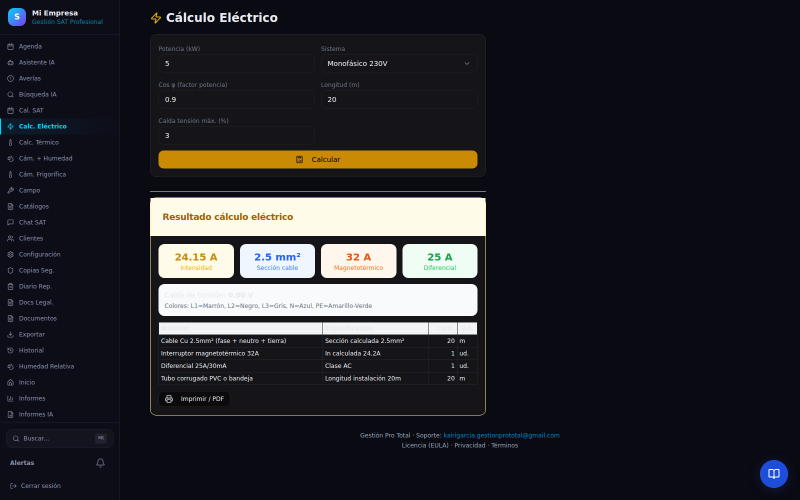
#> input picture distribucion/COMERCIAL/capturas/calc-electrico.png, 1600 x 1000 px, given in place of logo-512.png, which was not available (shown at 1/2 size)
$ python gen-video-comercial.py
#> lines starting #> are read from the running program, lines starting #| are printed output that depends on the picture; pictures that were not available may be replaced by others from this repository, and a replacement may not be noted
#!/usr/bin/env python3
# -*- coding: utf-8 -*-
"""Video de presentacion comercial de Gestion Pro Total (MP4 1080p).
Abre con una recreacion fiel de la PANTALLA DE INICIO del programa (con su logo)."""
import numpy as np
from PIL import Image, ImageDraw, ImageFont
import imageio.v2 as imageio

W, H = 1920, 1080
FPS = 24
FADE = int(0.6 * FPS)

FONT = "/usr/share/fonts/truetype/dejavu/DejaVuSans.ttf"
BOLD = "/usr/share/fonts/truetype/dejavu/DejaVuSans-Bold.ttf"
MONO = "/usr/share/fonts/truetype/dejavu/DejaVuSansMono-Bold.ttf"

NAVY_TOP = (16, 40, 71); NAVY_BOT = (8, 20, 38)
BLUE = (46, 130, 214); CYAN = (96, 178, 235)
WHITE = (240, 246, 252); GREY = (170, 188, 208); GOLD = (240, 190, 78)
# colores UI de la app (tailwind)
SLATE900 = (15, 23, 42); BLUE700 = (29, 78, 216); BLUE100 = (219, 234, 254)
SLATE600 = (71, 85, 105); SLATE400 = (148, 163, 184); SLATE300 = (203, 213, 225)
SLATE200 = (226, 232, 240); SLATE50 = (248, 250, 252)
GREEN = (22, 163, 74); SKY300 = (125, 211, 252); BLUE50 = (239, 246, 255)
BLUE600 = (37, 99, 235); INK = (30, 41, 59)

def font(sz, bold=True): return ImageFont.truetype(BOLD if bold else FONT, sz)
def mono(sz): return ImageFont.truetype(MONO, sz)

def make_base():
    top = np.array(NAVY_TOP, float); bot = np.array(NAVY_BOT, float)
    grad = np.zeros((H, W, 3), np.uint8)
    for y in range(H):
        t = y/(H-1); grad[y,:,:] = (top*(1-t)+bot*t).astype(np.uint8)
    base = Image.fromarray(grad); d = ImageDraw.Draw(base, "RGBA")
#> after `base = Image.fromarray(grad)`:
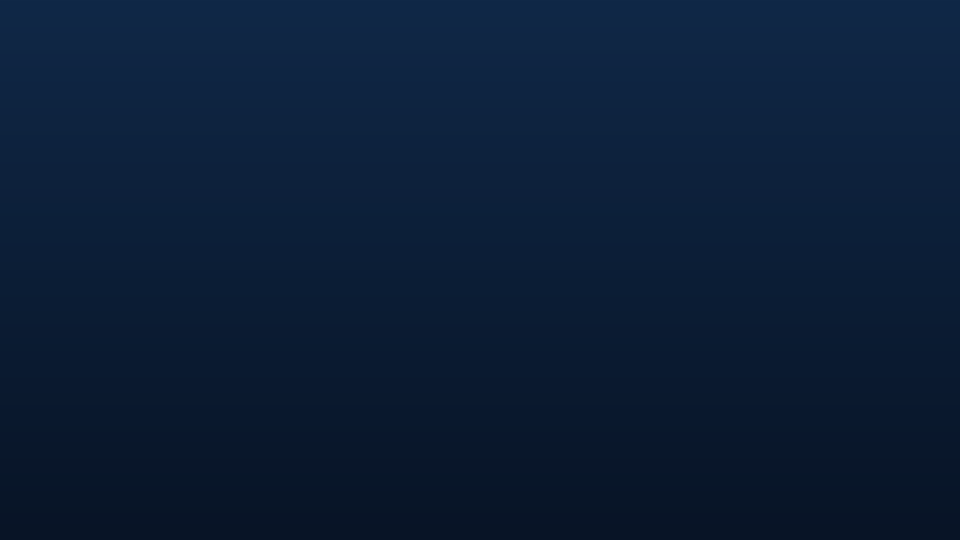
#> base: PIL image 1920x1080 RGB (shown at 1/2 size); mean R, G, B 11.5, 29.5, 54
    d.polygon([(0,H),(0,H-280),(W,H-470),(W,H)], fill=(46,130,214,26))
    d.polygon([(0,H),(0,H-150),(W,H-300),(W,H)], fill=(96,178,235,18))
    for r,a in [(520,10),(360,12),(220,14)]:
        d.ellipse([W-260-r,-r-120,W-260+r,-120+r], outline=(96,178,235,a), width=3)
    return base
BASE = make_base()

def load_logo():
    lg = Image.open("/home/user/gestion-pro-total-mantenimiento-e-instalaciones/public/logo-512.png").convert("RGBA")
    b = lg.getbbox()
    return lg.crop(b) if b else lg
LOGO = load_logo()
#> in load_logo, `b = lg.getbbox()`: b = (0, 0, 1600, 1000)

def paste_logo(img, max_w, cx, cy):
    lg = LOGO.copy(); r = max_w/lg.width
    lg = lg.resize((int(lg.width*r), int(lg.height*r)), Image.LANCZOS)
    img.paste(lg, (int(cx-lg.width/2), int(cy-lg.height/2)), lg); return lg.height

def ctext(d, cx, y, t, f, fill):
    w = d.textlength(t, font=f); d.text((cx-w/2, y), t, font=f, fill=fill)

def wrap(d, text, f, mw):
    out, cur = [], ""
    for w in text.split():
        t = (cur+" "+w).strip()
        if d.textlength(t, font=f) <= mw: cur = t
        else:
            if cur: out.append(cur)
            cur = w
    if cur: out.append(cur)
    return out

# ============== PANTALLA DE INICIO DEL PROGRAMA (recreacion fiel) ==============
# [65 lines left out: function slide_startscreen, not called in this run]

# ============== Diapositivas de contenido ==============
def slide_cover():
    img = BASE.copy(); d = ImageDraw.Draw(img, "RGBA")
    paste_logo(img, 560, W/2, 360)
    ctext(d, W/2, 600, "GESTIÓN PRO TOTAL", font(86), WHITE)
    ctext(d, W/2, 720, "Software de gestión integral para", font(40, False), GREY)
    ctext(d, W/2, 772, "mantenimiento e instalaciones", font(40, False), GREY)
    d.rounded_rectangle([W/2-180, 850, W/2+180, 858], 4, fill=BLUE)
    ctext(d, W/2, 900, "Web   ·   Windows   ·   macOS   ·   Linux   ·   Android", font(34), CYAN)
    return np.array(img)

def slide_title_big(title, subtitle):
    img = BASE.copy(); d = ImageDraw.Draw(img, "RGBA")
    d.rounded_rectangle([160, 360, 174, 470], 6, fill=BLUE)
    d.text((210, 360), title, font=font(72), fill=WHITE)
    y = 500
    for ln in wrap(d, subtitle, font(44, False), W-440):
        d.text((210, y), ln, font=font(44, False), fill=GREY); y += 64
    return np.array(img)

def header(d, title):
    d.rounded_rectangle([160, 150, 174, 250], 6, fill=BLUE)
    d.text((210, 158), title, font=font(64), fill=WHITE)
    d.line([(210, 270),(W-160, 270)], fill=(96,178,235,90), width=2)

def slide_bullets(title, bullets, marker="check"):
    img = BASE.copy(); d = ImageDraw.Draw(img, "RGBA")
    header(d, title); y = 360
    step = (H-460)/max(len(bullets),1)
    for b in bullets:
        cx, cy = 230, y+22
        if marker == "check":
            d.ellipse([cx-22,cy-22,cx+22,cy+22], fill=(46,130,214,255))
            d.line([(cx-9,cy+1),(cx-2,cy+9)], fill=WHITE, width=5)
            d.line([(cx-2,cy+9),(cx+11,cy-9)], fill=WHITE, width=5)
        else:
            d.polygon([(cx,cy-18),(cx+18,cy),(cx,cy+18),(cx-18,cy)], fill=CYAN)
        d.text((cx+50, y), b, font=font(42, False), fill=WHITE); y += step
    return np.array(img)

def slide_plans():
    img = BASE.copy(); d = ImageDraw.Draw(img, "RGBA")
    header(d, "Planes y licencias")
    plans = [("DEMO","Gratis","7 días de prueba",False),("MENSUAL","19 €","al mes",False),
             ("ANUAL","149 €","2 meses gratis",True),("PERPETUO","599 €","pago único",False),
             ("ESTUDIANTES","Gratis","con matrícula",False),("EMPRESA","desde 49 €","varios equipos",False)]
    cols=3; gw,gh=480,270; gx=(W-cols*gw)/(cols+1); gy=50; y0=340
    for i,(name,price,note,star) in enumerate(plans):
        r,c = divmod(i,cols); x=gx+c*(gw+gx); y=y0+r*(gh+gy)
        border = GOLD if star else (96,178,235,120)
        fill = (46,130,214,40) if star else (255,255,255,12)
        d.rounded_rectangle([x,y,x+gw,y+gh],22,fill=fill,outline=border,width=4 if star else 2)
        if star: ctext(d, x+gw/2, y+18, "★  EL MÁS ELEGIDO", font(24), GOLD)
        ctext(d, x+gw/2, y+70, name, font(40), WHITE)
        ctext(d, x+gw/2, y+130, price, font(58), GOLD if star else CYAN)
        ctext(d, x+gw/2, y+205, note, font(28, False), GREY)
    return np.array(img)

def slide_close():
    img = BASE.copy(); d = ImageDraw.Draw(img, "RGBA")
    ctext(d, W/2, 250, "Prueba 7 días gratis", font(80), WHITE)
    ctext(d, W/2, 380, "Si no te ahorra tiempo, no pagas nada.", font(44, False), GREY)
    d.rounded_rectangle([W/2-220, 470, W/2+220, 478], 4, fill=BLUE)
    paste_logo(img, 360, W/2, 660)
    ctext(d, W/2, 830, "kairigarcia.gestionprototal@gmail.com", font(40), CYAN)
    ctext(d, W/2, 900, "Gestión Pro Total · Empieza hoy", font(32, False), GREY)
    return np.array(img)

# Apertura: CAPTURA REAL de la pantalla de inicio (si existe), si no, la recreacion
import os
_real = "/home/user/gestion-pro-total-mantenimiento-e-instalaciones/distribucion/COMERCIAL/capturas/portada-inicio-real.png"
opening = np.array(Image.open(_real).convert("RGB")) if os.path.exists(_real) else slide_startscreen()
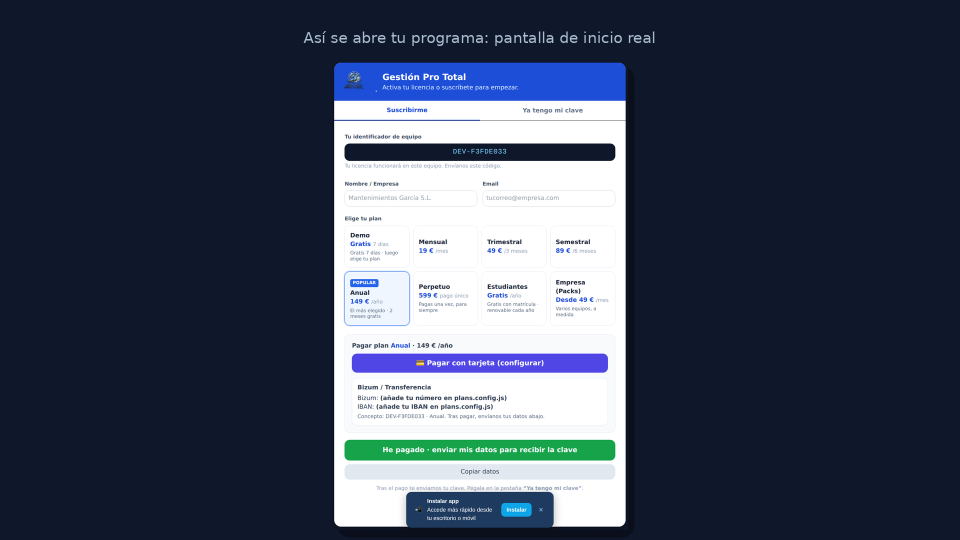
#> input picture distribucion/COMERCIAL/capturas/portada-inicio-real.png, 1920 x 1080 px, found by its file name (shown at 1/2 size)
#> opening is the input picture: shape (1080, 1920, 3); mean R, G, B 62.9, 71.9, 90.3

slides = [
    (opening, 5.5),
    (slide_cover(), 3.8),
    (slide_title_big("Todo tu negocio en una sola app",
        "Clientes, presupuestos, facturas y agenda. Funciona incluso sin internet."), 4.5),
    (slide_bullets("Problemas que resuelve", [
        "Papeles y hojas de Excel desordenadas",
        "Presupuestos lentos de hacer y de cobrar",
        "Mantenimientos que se olvidan",
        "No saber qué clientes son rentables"], marker="diamond"), 5.0),
    (slide_bullets("Todo en uno", [
        "Clientes, proyectos y agenda",
        "Presupuestos y facturas en un clic",
        "Mantenimientos y SAT (partes y portal del cliente)",
        "Inventario, repuestos y proveedores",
        "Técnicos en campo: jornada, rutas y partes"]), 5.5),
    (slide_bullets("Calculadoras técnicas", [
        "Eléctrica y esquemas de cableado",
        "Climatización y análisis de potencia",
        "Térmica y cámaras frigoríficas",
        "Solar fotovoltaica con datos PVGIS"]), 5.0),
    (slide_title_big("Inteligencia Artificial integrada",
        "Genera presupuestos, informes y planificación. Búsqueda inteligente en lenguaje natural."), 4.5),
    (slide_bullets("Funciona en todas partes", [
        "Windows, macOS, Linux, Android y web",
        "Online y sin conexión (offline)",
        "Actualización automática",
        "PDFs y portal del cliente con tu logo"]), 5.0),
    (slide_bullets("Lo que ganas", [
        "Ahorras tiempo: de presupuesto a factura al instante",
        "Cobras antes: control de pendientes y avisos",
        "No pierdes mantenimientos: agenda recurrente",
        "Imagen profesional ante tus clientes"]), 5.0),
    (slide_plans(), 6.0),
    (slide_close(), 5.0),
]
#> in wrap, `out, cur = [], ""`: cur = ''
#> the loop in slide_title_big, `for ln in wrap(d, subtitle, font(44, False), W-440):` made 2 passes
#> y on pass 1: 564
#> (ln, y) on pass 2: ('internet.', 628)
#> after the loop in slide_title_big, `for ln in wrap(d, subtitle, font(44, False), W-440):`: y = 628
#> in slide_bullets, `step = (H-460)/max(len(bullets),1)`: step = 155
#> the loop in slide_bullets, `for b in bullets:` made 4 passes
#> (b, cy, y) on passes 1 to 4: ('Papeles y hojas de Excel desordenadas', 382, 515), ('Presupuestos lentos de hacer y de cobrar', 537, 670), ('Mantenimientos que se olvidan', 692, 825), ('No saber qué clientes son rentables', 847, 980)
#> after the loop in slide_bullets, `for b in bullets:`: y = 980
#> the loop in slide_bullets (call 2), `for b in bullets:` made 5 passes
#> (b, cy, y) on passes 1, 2, 4: ('Clientes, proyectos y agenda', 382, 484), ('Presupuestos y facturas en un clic', 506, 608), ('Inventario, repuestos y proveedores', 754, 856)
#> (cy, y) on passes 3, 5: (630, 732), (878, 980)
#> call 2 of slide_title_big, with title = 'Inteligencia Artificial integrada'
#> the loop in slide_title_big (call 2), `for ln in wrap(d, subtitle, font(44, False), W-440):` made 2 passes
#> after the loop in slide_title_big (call 2), `for ln in wrap(d, subtitle, font(44, False), W-440):`: y = 628
#> in slide_title_big (call 2), `return np.array(img)`:
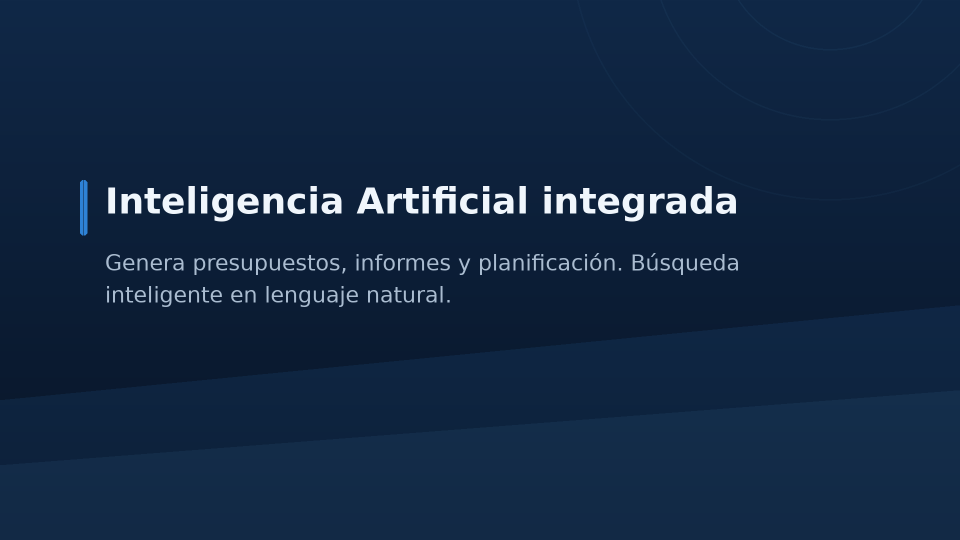
#> returned value: shape (1080, 1920, 3) (shown at 1/2 size); mean of channels 0, 1, 2 18.7, 39.8, 66.8; drawn as R, G, B
#> call 4 of slide_bullets, with title = 'Funciona en todas partes', marker = 'check'
#> the loop in slide_bullets (call 4), `for b in bullets:` made 4 passes
#> after the loop in slide_bullets (call 4), `for b in bullets:`: y = 980
#> in slide_bullets (call 4), `return np.array(img)`:
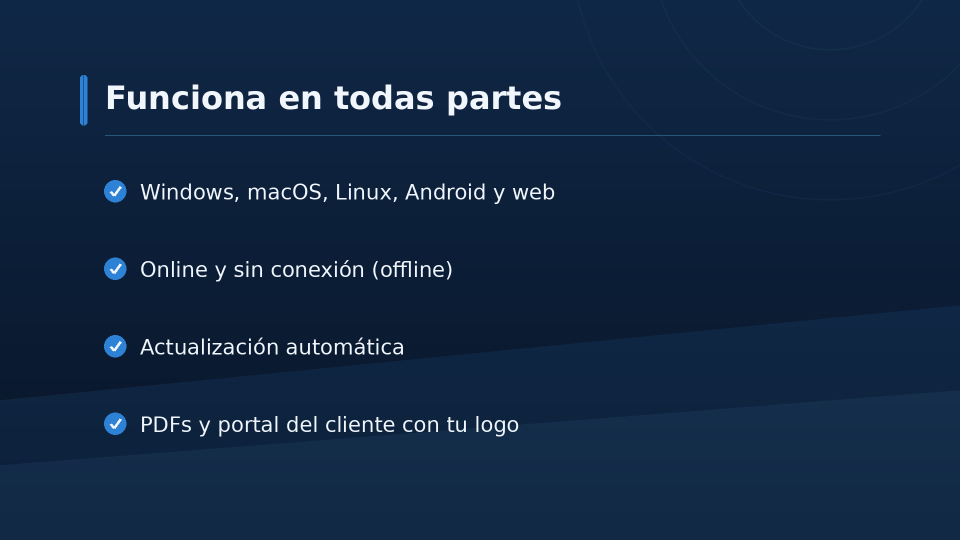
#> returned value: shape (1080, 1920, 3) (shown at 1/2 size); mean of channels 0, 1, 2 18.7, 39.9, 67; drawn as R, G, B
#> in slide_plans, `return np.array(img)`:
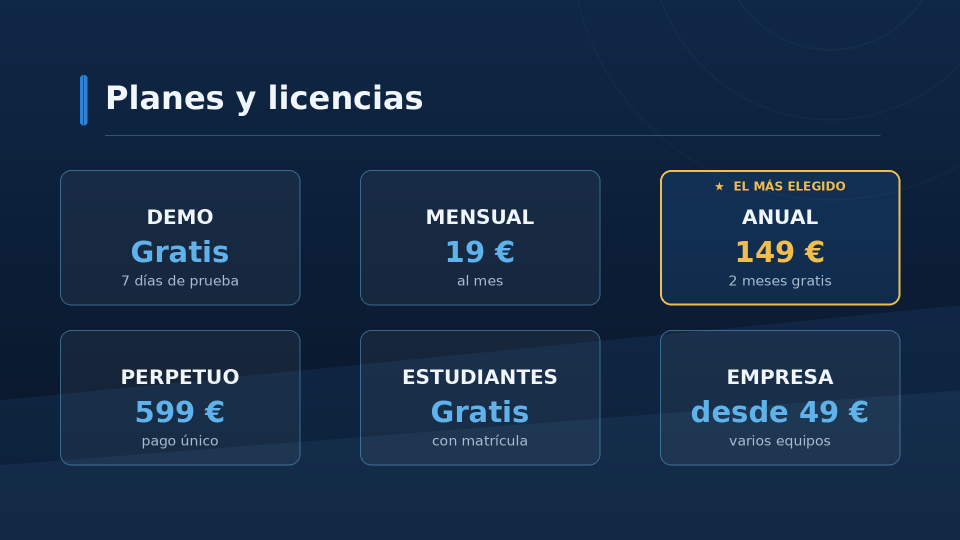
#> returned value: shape (1080, 1920, 3) (shown at 1/2 size); mean of channels 0, 1, 2 23.8, 45.7, 72.4; drawn as R, G, B
#> call 2 of paste_logo, with max_w = 360, cx = 960, cy = 660
#> in paste_logo (call 2), `lg = lg.resize((int(lg.width*r), int(lg.height*r)), Image.LANCZOS)`:
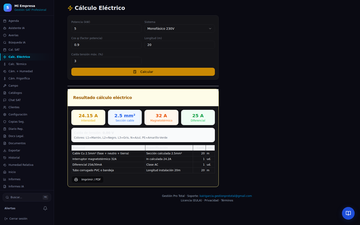
#> lg: PIL image 360x225 RGBA; mean R, G, B, A 39.1, 38.5, 42.8, 255
#> in paste_logo (call 2), `img.paste(lg, (int(cx - lg.width / 2), int(cy - lg.height / 2)), lg)`:
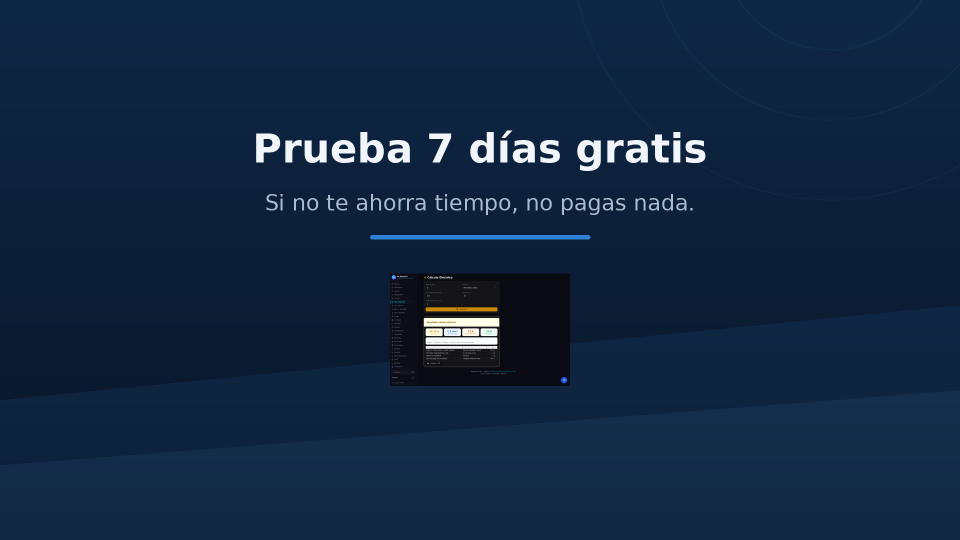
#> img: PIL image 1920x1080 RGB (shown at 1/2 size); mean R, G, B 18.2, 38.7, 65

out = "/home/user/gestion-pro-total-mantenimiento-e-instalaciones/distribucion/COMERCIAL/Video-Presentacion-Gestion-Pro-Total.mp4"
#> (the run stopped early here; a loop or call above may not have finished)
